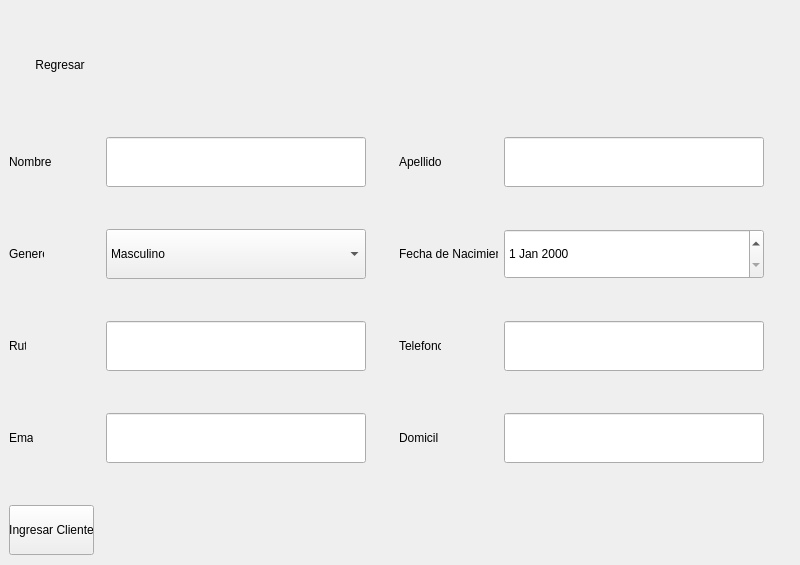
<?xml version="1.0" encoding="UTF-8"?>
<ui version="4.0">
 <class>VentanaIngresarCliente</class>
 <widget class="QWidget" name="VentanaIngresarCliente">
  <property name="enabled">
   <bool>true</bool>
  </property>
  <property name="geometry">
   <rect>
    <x>0</x>
    <y>0</y>
    <width>800</width>
    <height>565</height>
   </rect>
  </property>
  <property name="sizePolicy">
   <sizepolicy hsizetype="Fixed" vsizetype="Fixed">
    <horstretch>0</horstretch>
    <verstretch>0</verstretch>
   </sizepolicy>
  </property>
  <property name="minimumSize">
   <size>
    <width>800</width>
    <height>565</height>
   </size>
  </property>
  <property name="maximumSize">
   <size>
    <width>800</width>
    <height>565</height>
   </size>
  </property>
  <property name="windowTitle">
   <string>Ventana - Ingresar Cliente</string>
  </property>
  <widget class="QLabel" name="nombresLabel">
   <property name="geometry">
    <rect>
     <x>9</x>
     <y>137</y>
     <width>42</width>
     <height>50</height>
    </rect>
   </property>
   <property name="sizePolicy">
    <sizepolicy hsizetype="Ignored" vsizetype="Ignored">
     <horstretch>0</horstretch>
     <verstretch>0</verstretch>
    </sizepolicy>
   </property>
   <property name="minimumSize">
    <size>
     <width>0</width>
     <height>50</height>
    </size>
   </property>
   <property name="maximumSize">
    <size>
     <width>16777215</width>
     <height>50</height>
    </size>
   </property>
   <property name="frameShadow">
    <enum>QFrame::Plain</enum>
   </property>
   <property name="text">
    <string>Nombres</string>
   </property>
   <property name="alignment">
    <set>Qt::AlignLeading|Qt::AlignLeft|Qt::AlignVCenter</set>
   </property>
  </widget>
  <widget class="QLineEdit" name="nombresLineEdit">
   <property name="geometry">
    <rect>
     <x>106</x>
     <y>137</y>
     <width>260</width>
     <height>50</height>
    </rect>
   </property>
   <property name="sizePolicy">
    <sizepolicy hsizetype="Ignored" vsizetype="Ignored">
     <horstretch>0</horstretch>
     <verstretch>0</verstretch>
    </sizepolicy>
   </property>
   <property name="minimumSize">
    <size>
     <width>260</width>
     <height>50</height>
    </size>
   </property>
   <property name="maximumSize">
    <size>
     <width>16777215</width>
     <height>50</height>
    </size>
   </property>
   <property name="alignment">
    <set>Qt::AlignLeading|Qt::AlignLeft|Qt::AlignVCenter</set>
   </property>
  </widget>
  <widget class="QLabel" name="apellidosLabel">
   <property name="geometry">
    <rect>
     <x>399</x>
     <y>137</y>
     <width>42</width>
     <height>50</height>
    </rect>
   </property>
   <property name="sizePolicy">
    <sizepolicy hsizetype="Preferred" vsizetype="Maximum">
     <horstretch>0</horstretch>
     <verstretch>0</verstretch>
    </sizepolicy>
   </property>
   <property name="minimumSize">
    <size>
     <width>0</width>
     <height>50</height>
    </size>
   </property>
   <property name="maximumSize">
    <size>
     <width>16777215</width>
     <height>50</height>
    </size>
   </property>
   <property name="frameShadow">
    <enum>QFrame::Plain</enum>
   </property>
   <property name="text">
    <string>Apellidos</string>
   </property>
   <property name="alignment">
    <set>Qt::AlignLeading|Qt::AlignLeft|Qt::AlignVCenter</set>
   </property>
  </widget>
  <widget class="QLabel" name="generoLabel">
   <property name="geometry">
    <rect>
     <x>9</x>
     <y>229</y>
     <width>35</width>
     <height>50</height>
    </rect>
   </property>
   <property name="sizePolicy">
    <sizepolicy hsizetype="Ignored" vsizetype="Ignored">
     <horstretch>0</horstretch>
     <verstretch>0</verstretch>
    </sizepolicy>
   </property>
   <property name="minimumSize">
    <size>
     <width>0</width>
     <height>50</height>
    </size>
   </property>
   <property name="maximumSize">
    <size>
     <width>16777215</width>
     <height>50</height>
    </size>
   </property>
   <property name="frameShadow">
    <enum>QFrame::Plain</enum>
   </property>
   <property name="text">
    <string>Genero</string>
   </property>
   <property name="alignment">
    <set>Qt::AlignLeading|Qt::AlignLeft|Qt::AlignVCenter</set>
   </property>
  </widget>
  <widget class="QComboBox" name="generoComboBox">
   <property name="geometry">
    <rect>
     <x>106</x>
     <y>229</y>
     <width>260</width>
     <height>50</height>
    </rect>
   </property>
   <property name="sizePolicy">
    <sizepolicy hsizetype="Ignored" vsizetype="Ignored">
     <horstretch>0</horstretch>
     <verstretch>0</verstretch>
    </sizepolicy>
   </property>
   <property name="minimumSize">
    <size>
     <width>260</width>
     <height>50</height>
    </size>
   </property>
   <property name="maximumSize">
    <size>
     <width>16777215</width>
     <height>50</height>
    </size>
   </property>
   <property name="editable">
    <bool>false</bool>
   </property>
   <property name="currentText">
    <string>Masculino</string>
   </property>
   <item>
    <property name="text">
     <string>Masculino</string>
    </property>
   </item>
   <item>
    <property name="text">
     <string>Femenino</string>
    </property>
   </item>
  </widget>
  <widget class="QLabel" name="fecha_de_nacimientoLabel">
   <property name="geometry">
    <rect>
     <x>399</x>
     <y>229</y>
     <width>99</width>
     <height>50</height>
    </rect>
   </property>
   <property name="sizePolicy">
    <sizepolicy hsizetype="Preferred" vsizetype="Maximum">
     <horstretch>0</horstretch>
     <verstretch>0</verstretch>
    </sizepolicy>
   </property>
   <property name="minimumSize">
    <size>
     <width>0</width>
     <height>50</height>
    </size>
   </property>
   <property name="maximumSize">
    <size>
     <width>16777215</width>
     <height>50</height>
    </size>
   </property>
   <property name="frameShadow">
    <enum>QFrame::Plain</enum>
   </property>
   <property name="text">
    <string>Fecha de Nacimiento</string>
   </property>
   <property name="alignment">
    <set>Qt::AlignLeading|Qt::AlignLeft|Qt::AlignVCenter</set>
   </property>
  </widget>
  <widget class="QLabel" name="rutLabel">
   <property name="geometry">
    <rect>
     <x>9</x>
     <y>321</y>
     <width>17</width>
     <height>50</height>
    </rect>
   </property>
   <property name="sizePolicy">
    <sizepolicy hsizetype="Ignored" vsizetype="Ignored">
     <horstretch>0</horstretch>
     <verstretch>0</verstretch>
    </sizepolicy>
   </property>
   <property name="minimumSize">
    <size>
     <width>0</width>
     <height>50</height>
    </size>
   </property>
   <property name="maximumSize">
    <size>
     <width>16777215</width>
     <height>50</height>
    </size>
   </property>
   <property name="frameShadow">
    <enum>QFrame::Plain</enum>
   </property>
   <property name="text">
    <string>Rut</string>
   </property>
   <property name="alignment">
    <set>Qt::AlignLeading|Qt::AlignLeft|Qt::AlignVCenter</set>
   </property>
  </widget>
  <widget class="QLineEdit" name="rutLineEdit">
   <property name="geometry">
    <rect>
     <x>106</x>
     <y>321</y>
     <width>260</width>
     <height>50</height>
    </rect>
   </property>
   <property name="sizePolicy">
    <sizepolicy hsizetype="Ignored" vsizetype="Ignored">
     <horstretch>0</horstretch>
     <verstretch>0</verstretch>
    </sizepolicy>
   </property>
   <property name="minimumSize">
    <size>
     <width>260</width>
     <height>50</height>
    </size>
   </property>
   <property name="maximumSize">
    <size>
     <width>16777215</width>
     <height>50</height>
    </size>
   </property>
   <property name="alignment">
    <set>Qt::AlignLeading|Qt::AlignLeft|Qt::AlignVCenter</set>
   </property>
  </widget>
  <widget class="QLabel" name="telefonoLabel">
   <property name="geometry">
    <rect>
     <x>399</x>
     <y>321</y>
     <width>42</width>
     <height>50</height>
    </rect>
   </property>
   <property name="sizePolicy">
    <sizepolicy hsizetype="Preferred" vsizetype="Maximum">
     <horstretch>0</horstretch>
     <verstretch>0</verstretch>
    </sizepolicy>
   </property>
   <property name="minimumSize">
    <size>
     <width>0</width>
     <height>50</height>
    </size>
   </property>
   <property name="maximumSize">
    <size>
     <width>16777215</width>
     <height>50</height>
    </size>
   </property>
   <property name="frameShadow">
    <enum>QFrame::Plain</enum>
   </property>
   <property name="text">
    <string>Telefono</string>
   </property>
   <property name="alignment">
    <set>Qt::AlignLeading|Qt::AlignLeft|Qt::AlignVCenter</set>
   </property>
  </widget>
  <widget class="QLabel" name="emailLabel">
   <property name="geometry">
    <rect>
     <x>9</x>
     <y>413</y>
     <width>24</width>
     <height>50</height>
    </rect>
   </property>
   <property name="sizePolicy">
    <sizepolicy hsizetype="Ignored" vsizetype="Ignored">
     <horstretch>0</horstretch>
     <verstretch>0</verstretch>
    </sizepolicy>
   </property>
   <property name="minimumSize">
    <size>
     <width>0</width>
     <height>50</height>
    </size>
   </property>
   <property name="maximumSize">
    <size>
     <width>16777215</width>
     <height>50</height>
    </size>
   </property>
   <property name="frameShadow">
    <enum>QFrame::Plain</enum>
   </property>
   <property name="text">
    <string>Email</string>
   </property>
   <property name="alignment">
    <set>Qt::AlignLeading|Qt::AlignLeft|Qt::AlignVCenter</set>
   </property>
  </widget>
  <widget class="QLineEdit" name="emailLineEdit">
   <property name="geometry">
    <rect>
     <x>106</x>
     <y>413</y>
     <width>260</width>
     <height>50</height>
    </rect>
   </property>
   <property name="sizePolicy">
    <sizepolicy hsizetype="Ignored" vsizetype="Ignored">
     <horstretch>0</horstretch>
     <verstretch>0</verstretch>
    </sizepolicy>
   </property>
   <property name="minimumSize">
    <size>
     <width>260</width>
     <height>50</height>
    </size>
   </property>
   <property name="maximumSize">
    <size>
     <width>16777215</width>
     <height>50</height>
    </size>
   </property>
   <property name="alignment">
    <set>Qt::AlignLeading|Qt::AlignLeft|Qt::AlignVCenter</set>
   </property>
  </widget>
  <widget class="QLabel" name="domicilioLabel">
   <property name="geometry">
    <rect>
     <x>399</x>
     <y>413</y>
     <width>40</width>
     <height>50</height>
    </rect>
   </property>
   <property name="sizePolicy">
    <sizepolicy hsizetype="Preferred" vsizetype="Maximum">
     <horstretch>0</horstretch>
     <verstretch>0</verstretch>
    </sizepolicy>
   </property>
   <property name="minimumSize">
    <size>
     <width>0</width>
     <height>50</height>
    </size>
   </property>
   <property name="maximumSize">
    <size>
     <width>16777215</width>
     <height>50</height>
    </size>
   </property>
   <property name="frameShadow">
    <enum>QFrame::Plain</enum>
   </property>
   <property name="text">
    <string>Domicilio</string>
   </property>
   <property name="alignment">
    <set>Qt::AlignLeading|Qt::AlignLeft|Qt::AlignVCenter</set>
   </property>
  </widget>
  <widget class="QLineEdit" name="domicilioLineEdit">
   <property name="geometry">
    <rect>
     <x>504</x>
     <y>413</y>
     <width>260</width>
     <height>50</height>
    </rect>
   </property>
   <property name="sizePolicy">
    <sizepolicy hsizetype="Ignored" vsizetype="Ignored">
     <horstretch>0</horstretch>
     <verstretch>0</verstretch>
    </sizepolicy>
   </property>
   <property name="minimumSize">
    <size>
     <width>260</width>
     <height>50</height>
    </size>
   </property>
   <property name="maximumSize">
    <size>
     <width>16777215</width>
     <height>50</height>
    </size>
   </property>
   <property name="alignment">
    <set>Qt::AlignLeading|Qt::AlignLeft|Qt::AlignVCenter</set>
   </property>
  </widget>
  <widget class="QLineEdit" name="telefonoLineEdit">
   <property name="geometry">
    <rect>
     <x>504</x>
     <y>321</y>
     <width>260</width>
     <height>50</height>
    </rect>
   </property>
   <property name="sizePolicy">
    <sizepolicy hsizetype="Ignored" vsizetype="Ignored">
     <horstretch>0</horstretch>
     <verstretch>0</verstretch>
    </sizepolicy>
   </property>
   <property name="minimumSize">
    <size>
     <width>260</width>
     <height>50</height>
    </size>
   </property>
   <property name="maximumSize">
    <size>
     <width>16777215</width>
     <height>50</height>
    </size>
   </property>
   <property name="alignment">
    <set>Qt::AlignLeading|Qt::AlignLeft|Qt::AlignVCenter</set>
   </property>
  </widget>
  <widget class="QDateEdit" name="fecha_de_nacimientoDateEdit">
   <property name="geometry">
    <rect>
     <x>504</x>
     <y>229</y>
     <width>260</width>
     <height>50</height>
    </rect>
   </property>
   <property name="sizePolicy">
    <sizepolicy hsizetype="Ignored" vsizetype="Ignored">
     <horstretch>0</horstretch>
     <verstretch>0</verstretch>
    </sizepolicy>
   </property>
   <property name="minimumSize">
    <size>
     <width>260</width>
     <height>50</height>
    </size>
   </property>
   <property name="maximumSize">
    <size>
     <width>16777215</width>
     <height>50</height>
    </size>
   </property>
  </widget>
  <widget class="QLineEdit" name="apellidosLineEdit">
   <property name="geometry">
    <rect>
     <x>504</x>
     <y>137</y>
     <width>260</width>
     <height>50</height>
    </rect>
   </property>
   <property name="sizePolicy">
    <sizepolicy hsizetype="Ignored" vsizetype="Ignored">
     <horstretch>0</horstretch>
     <verstretch>0</verstretch>
    </sizepolicy>
   </property>
   <property name="minimumSize">
    <size>
     <width>260</width>
     <height>50</height>
    </size>
   </property>
   <property name="maximumSize">
    <size>
     <width>16777215</width>
     <height>50</height>
    </size>
   </property>
   <property name="alignment">
    <set>Qt::AlignLeading|Qt::AlignLeft|Qt::AlignVCenter</set>
   </property>
  </widget>
  <widget class="QPushButton" name="btnIngresar">
   <property name="geometry">
    <rect>
     <x>9</x>
     <y>505</y>
     <width>85</width>
     <height>50</height>
    </rect>
   </property>
   <property name="sizePolicy">
    <sizepolicy hsizetype="Ignored" vsizetype="Ignored">
     <horstretch>0</horstretch>
     <verstretch>0</verstretch>
    </sizepolicy>
   </property>
   <property name="minimumSize">
    <size>
     <width>80</width>
     <height>50</height>
    </size>
   </property>
   <property name="maximumSize">
    <size>
     <width>100</width>
     <height>50</height>
    </size>
   </property>
   <property name="text">
    <string>Ingresar Cliente</string>
   </property>
  </widget>
  <widget class="QLabel" name="estatusLabel">
   <property name="geometry">
    <rect>
     <x>106</x>
     <y>505</y>
     <width>685</width>
     <height>51</height>
    </rect>
   </property>
   <property name="sizePolicy">
    <sizepolicy hsizetype="Fixed" vsizetype="Fixed">
     <horstretch>0</horstretch>
     <verstretch>0</verstretch>
    </sizepolicy>
   </property>
   <property name="text">
    <string/>
   </property>
  </widget>
  <widget class="QLabel" name="imagen_on_topLabel">
   <property name="geometry">
    <rect>
     <x>0</x>
     <y>15</y>
     <width>801</width>
     <height>91</height>
    </rect>
   </property>
   <property name="text">
    <string/>
   </property>
   <property name="alignment">
    <set>Qt::AlignLeading|Qt::AlignLeft|Qt::AlignVCenter</set>
   </property>
  </widget>
  <widget class="QPushButton" name="btnRegresar">
   <property name="geometry">
    <rect>
     <x>20</x>
     <y>40</y>
     <width>80</width>
     <height>50</height>
    </rect>
   </property>
   <property name="sizePolicy">
    <sizepolicy hsizetype="Fixed" vsizetype="Maximum">
     <horstretch>0</horstretch>
     <verstretch>30</verstretch>
    </sizepolicy>
   </property>
   <property name="minimumSize">
    <size>
     <width>80</width>
     <height>50</height>
    </size>
   </property>
   <property name="maximumSize">
    <size>
     <width>80</width>
     <height>50</height>
    </size>
   </property>
   <property name="styleSheet">
    <string notr="true">background-color: transparent;
border: none;
</string>
   </property>
   <property name="text">
    <string>Regresar</string>
   </property>
  </widget>
 </widget>
 <resources/>
 <connections/>
</ui>
